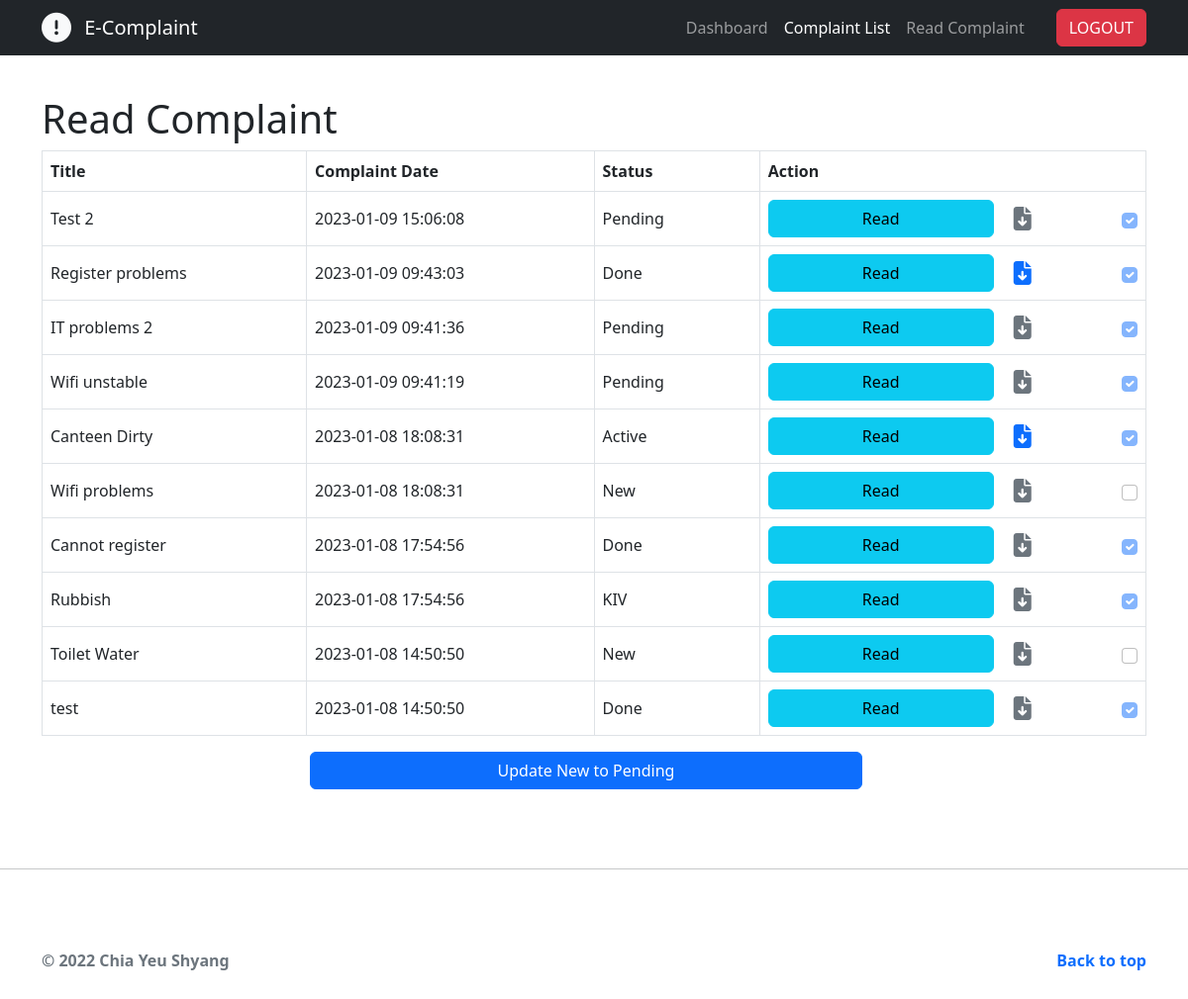
Screenshot of /helpdesk_complaints_list.php (signed in) with the database file from the repository.
### tables this page shows
CREATE TABLE IF NOT EXISTS `complaint` (
  `complaintID` int(11) NOT NULL AUTO_INCREMENT,
  `userID` int(11) NOT NULL,
  `title` varchar(255) NOT NULL,
  `description` text NOT NULL,
  `complaint_date` timestamp NOT NULL,
  `modify_date` timestamp NOT NULL DEFAULT CURRENT_TIMESTAMP,
  `status` varchar(255) NOT NULL,
  `remark` varchar(255) DEFAULT NULL,
  `categories` varchar(255) NOT NULL,
  PRIMARY KEY (`complaintID`),
  KEY `complaint_ibfk_1` (`userID`)
);

### helpdesk_complaints_list.php (the view, shortened to what this page needs)
<!DOCTYPE HTML>
<html>
<head>
    <link rel="stylesheet" href="css/styles.css" />
    <link href="https://cdn.jsdelivr.net/npm/bootstrap@5.2.2/dist/css/bootstrap.min.css" rel="stylesheet">
</head>
<body>
    <?php
    include "helpdesk_navbar.php";
    ?>
    <main class="mt-5">
        <div class="container">
            <div class="page-header">
                <h1>Read Complaint</h1>
            </div>
            <?php
            include 'config/database.php';
            ?>
            <form action="<?php echo $_SERVER["PHP_SELF"]; ?>" method="POST" enctype="multipart/form-data">
                <?php
                $query = "SELECT complaintID, title, complaint_date, status FROM complaint ORDER BY complaint_date DESC";
                $stmt = $con->prepare($query);
                $stmt->execute();
                $num = $stmt->rowCount();
                echo "<div class='table-responsive'>";
                if ($num > 0) {
                    echo "<table class='table table-hover table-bordered align-middle'>";
                    echo "<tr>";
                    echo "<th>Title</th>";
                    echo "<th>Complaint Date</th>";
                    echo "<th>Status</th>";
                    echo "<th>Action</th>";
                    while ($row = $stmt->fetch(PDO::FETCH_ASSOC)) {
                        extract($row);
                        echo "<tr>";
                        echo "<td>{$title}</td>";
                        echo "<td>{$complaint_date}</td>";
                        echo "<td style='width: 15%'>{$status}</td>";
                        echo "<td style='width: 35%'>";
                        echo "<div class='d-flex align-items-center'>";
                        echo "<a href='helpdesk_complaints_read.php?id={$complaintID}' class='btn btn-info col m-auto me-lg-1'>Read</a>";
                        $query_check = "SELECT file_name FROM complaint INNER JOIN files ON complaint.complaintID=files.complaintID WHERE files.complaintID = ?";
                        $stmt_check  = $con->prepare($query_check);
                        $stmt_check->bindParam(1, $complaintID);
                        $stmt_check->execute();
                        $num_check = $stmt_check->rowCount();
                        if ($num_check > 0) {
                            echo "<a class='col-3 m-auto ms-3' href='download.php?id={$complaintID}' role='butto'><i class='fa-solid fa-file-arrow-down fa-xl'></i></a>";
                        } else {
                            echo "<i class='fa-solid fa-file-arrow-down fa-xl ms-3 text-muted col-3'></i>";
                        }
                        if ($status == "New") {
                            echo "<input class='form-check-input col-2 ms-3' type='checkbox' value='$complaintID' name='complaintID[]'>";
                        } else {
                            echo "<input class='form-check-input col-2 ms-3' type='checkbox' value='' id='flexCheckChecked' checked disabled>";
                        }
                        echo "</div>";
                        echo "</td>";
                        echo "</tr>";
                    }
                    echo "</table>";
                    echo "<div class='text-center'><input type='submit' value='Update New to Pending' class='btn btn-primary col-6 me-3'/></div>";
                } else {
                    echo "<div class='alert alert-danger'>No records found.</div>";
                }
                echo "</div>";
                ?>
        </div>
        <hr class="featurette-divider">
    </main>
    <footer class="container">
        <p class="float-end"><a class="text-decoration-none fw-bold" href="#">Back to top</a></p>
        <p class="text-muted fw-bold">&copy; 2022 Chia Yeu Shyang</p>
    </footer>
</body>
</html>

### helpdesk_navbar.php (shortened to what this page needs)
<?php
function active($pagename)
{
    return basename($_SERVER["PHP_SELF"]) == $pagename ? "active" : "";
}
?>
<header>
    <nav class="navbar navbar-expand-md navbar-dark fixed-top bg-dark">
        <div class="container-xl d-flex justify-content-between ">
            <a class="navbar-brand " href="#">
                <i class="fa-solid fa-circle-exclamation fa-xl text-light me-2 "></i>
                E-Complaint
            </a>
            <div class="collapse navbar-collapse d-md-flex justify-content-end" id="navbarCollapse">
                <ul class="navbar-nav mb-2 mb-md-0">
                <li class="nav-item align-self-md-center">
                        <a class="nav-link <?php echo active("helpdesk_dashboard.php") ?>" aria-current="page" href="helpdesk_dashboard.php">Dashboard</a>
                    </li>
                    <li class="nav-item align-self-md-center">
                        <a class="nav-link <?php echo active("helpdesk_complaints_list.php") ?>" aria-current="page" href="helpdesk_complaints_list.php">Complaint List</a>
                    </li>
                    <li class="nav-item align-self-md-center">
                        <a class="nav-link <?php echo active("helpdesk_complaints_read.php") ?>" aria-current="page" href="helpdesk_complaints_read.php">Read Complaint</a>
                    </li>
                    <li class="nav-item align-self-md-center">
                        <a class="btn btn-danger ms-0 ms-md-4 mt-3 mt-md-0" href="logout.php">LOGOUT</a>
                    </li>
                </ul>
            </div>
        </div>
    </nav>
</header>

### css/styles.css (style rules this page uses)
body { padding-top: 3rem; padding-bottom: 3rem; color: #5a5a5a; }
.featurette-divider { margin: 5rem 0; }

### rows the page displays
complaint: title "Test 2", complaint_date "2023-01-09 15:06:08", status "Pending"
complaint: title "Register problems", complaint_date "2023-01-09 09:43:03", status "Done"
complaint: title "IT problems 2", complaint_date "2023-01-09 09:41:36", status "Pending"
complaint: title "Wifi unstable", complaint_date "2023-01-09 09:41:19", status "Pending"
complaint: title "Canteen Dirty", complaint_date "2023-01-08 18:08:31", status "Active"
complaint: title "Wifi problems", complaint_date "2023-01-08 18:08:31", status "New"
complaint: title "Cannot register", complaint_date "2023-01-08 17:54:56", status "Done"
complaint: title "Rubbish", complaint_date "2023-01-08 17:54:56", status "KIV"
complaint: title "Toilet Water", complaint_date "2023-01-08 14:50:50", status "New"
complaint: title "test", complaint_date "2023-01-08 14:50:50", status "Done"
